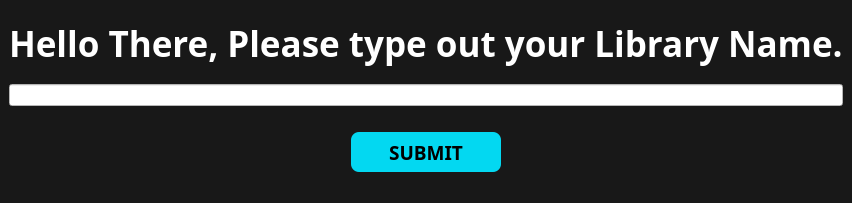
<?xml version="1.0" encoding="UTF-8"?>
<ui version="4.0">
 <class>IntroWindow</class>
 <widget class="QMainWindow" name="IntroWindow">
  <property name="geometry">
   <rect>
    <x>0</x>
    <y>0</y>
    <width>596</width>
    <height>203</height>
   </rect>
  </property>
  <property name="windowTitle">
   <string>MainWindow</string>
  </property>
  <property name="styleSheet">
   <string notr="true">background: #181818;</string>
  </property>
  <widget class="QWidget" name="centralwidget">
   <property name="styleSheet">
    <string notr="true">background:</string>
   </property>
   <layout class="QHBoxLayout" name="horizontalLayout">
    <item>
     <layout class="QVBoxLayout" name="verticalLayout">
      <item>
       <widget class="QLabel" name="label">
        <property name="font">
         <font>
          <family>Agency FB</family>
          <pointsize>26</pointsize>
          <weight>75</weight>
          <bold>true</bold>
         </font>
        </property>
        <property name="layoutDirection">
         <enum>Qt::LeftToRight</enum>
        </property>
        <property name="styleSheet">
         <string notr="true">color:white</string>
        </property>
        <property name="text">
         <string>Hello There, Please type out your Library Name.</string>
        </property>
       </widget>
      </item>
      <item>
       <widget class="QLineEdit" name="lineEdit">
        <property name="styleSheet">
         <string notr="true">background:white</string>
        </property>
       </widget>
      </item>
      <item>
       <spacer name="verticalSpacer">
        <property name="orientation">
         <enum>Qt::Vertical</enum>
        </property>
        <property name="sizeType">
         <enum>QSizePolicy::Minimum</enum>
        </property>
        <property name="sizeHint" stdset="0">
         <size>
          <width>20</width>
          <height>20</height>
         </size>
        </property>
       </spacer>
      </item>
      <item>
       <layout class="QHBoxLayout" name="horizontalLayout_2">
        <item>
         <widget class="QPushButton" name="pushButton">
          <property name="sizePolicy">
           <sizepolicy hsizetype="Fixed" vsizetype="Fixed">
            <horstretch>0</horstretch>
            <verstretch>0</verstretch>
           </sizepolicy>
          </property>
          <property name="minimumSize">
           <size>
            <width>150</width>
            <height>40</height>
           </size>
          </property>
          <property name="font">
           <font>
            <family>Agency FB</family>
            <pointsize>14</pointsize>
            <weight>75</weight>
            <bold>true</bold>
           </font>
          </property>
          <property name="layoutDirection">
           <enum>Qt::LeftToRight</enum>
          </property>
          <property name="styleSheet">
           <string notr="true">color:black;
background-color: #03D8F1;
border-radius:8px;</string>
          </property>
          <property name="text">
           <string>SUBMIT</string>
          </property>
         </widget>
        </item>
       </layout>
      </item>
     </layout>
    </item>
   </layout>
  </widget>
  <widget class="QMenuBar" name="menubar">
   <property name="geometry">
    <rect>
     <x>0</x>
     <y>0</y>
     <width>596</width>
     <height>21</height>
    </rect>
   </property>
  </widget>
  <widget class="QStatusBar" name="statusbar"/>
 </widget>
 <resources/>
 <connections/>
</ui>
